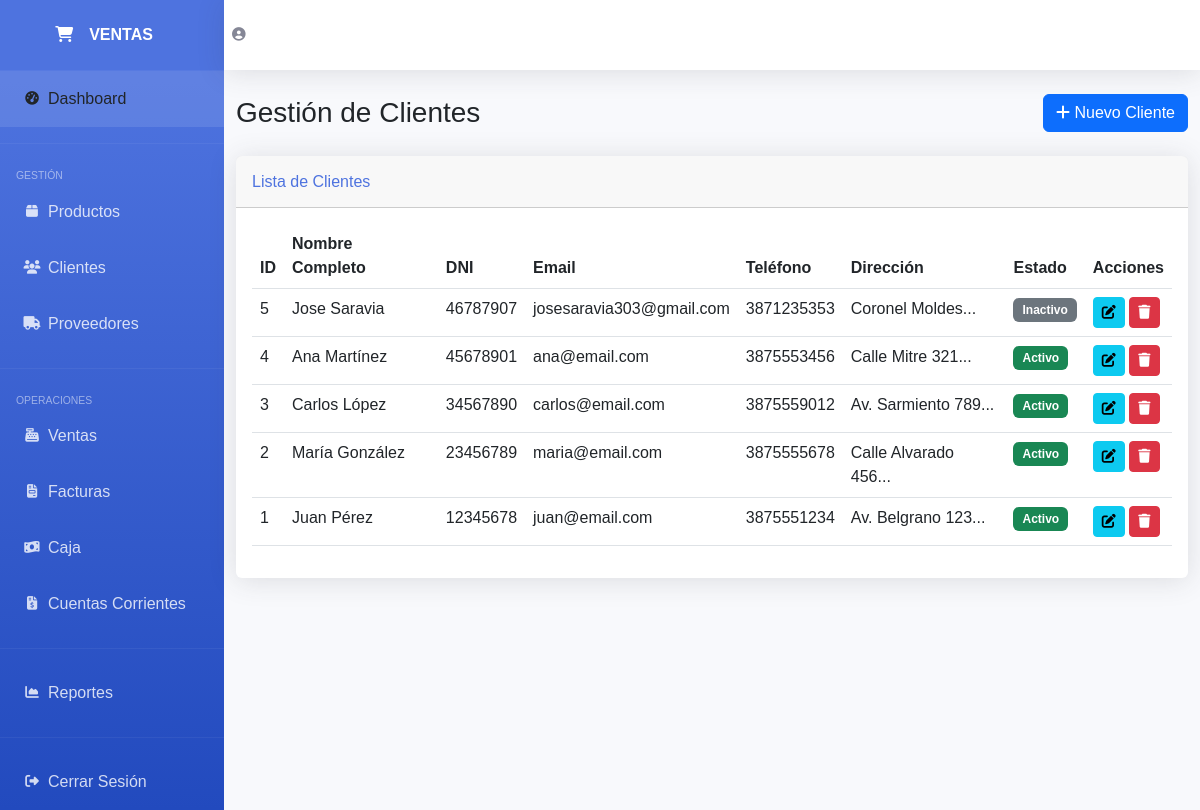
The page /clientes.php on the database its author committed.
### tables this page shows
CREATE TABLE `clientes` (
  `id` int(11) NOT NULL,
  `nombre` varchar(100) NOT NULL,
  `apellido` varchar(100) NOT NULL,
  `email` varchar(100) DEFAULT NULL,
  `telefono` varchar(20) DEFAULT NULL,
  `direccion` text DEFAULT NULL,
  `dni` varchar(20) DEFAULT NULL,
  `estado` tinyint(1) DEFAULT 1,
  `fecha_creacion` timestamp NOT NULL DEFAULT current_timestamp()
);

### clientes.php (the view, shortened to what this page needs)
<?php
require_once 'config.php';
$sql_clientes = "SELECT * FROM clientes ORDER BY id DESC";
$result_clientes = $conn->query($sql_clientes);
?>
<!DOCTYPE html>
<html lang="es">
<head>
    <link href="https://cdnjs.cloudflare.com/ajax/libs/bootstrap/5.3.0/css/bootstrap.min.css" rel="stylesheet">
    <link href="https://cdnjs.cloudflare.com/ajax/libs/font-awesome/6.4.0/css/all.min.css" rel="stylesheet">
</head>
<body>
    <div id="wrapper">
        <ul class="navbar-nav" id="sidebar-wrapper">
            <a class="sidebar-brand" href="index.php">
                <div class="sidebar-brand-icon"><i class="fas fa-shopping-cart"></i></div>
                <div class="sidebar-brand-text mx-3">VENTAS</div>
            </a>
            <hr class="sidebar-divider my-0" style="border-color: rgba(255,255,255,.2)">
            <li class="nav-item">
                <a class="nav-link active" href="index.php">
                    <i class="fas fa-fw fa-tachometer-alt"></i><span>Dashboard</span>
                </a>
            </li>
            <hr class="sidebar-divider" style="border-color: rgba(255,255,255,.2)">
            <div class="sidebar-heading" style="color: rgba(255,255,255,.5); padding: 0 1rem; font-size: 0.65rem; text-transform: uppercase; margin-top: 0.5rem;">Gestión</div>
            <li class="nav-item">
                <a class="nav-link" href="productos.php">
                    <i class="fas fa-fw fa-box"></i><span>Productos</span>
                </a>
            </li>
            <li class="nav-item">
                <a class="nav-link" href="clientes.php">
                    <i class="fas fa-fw fa-users"></i><span>Clientes</span>
                </a>
            </li>
            <li class="nav-item">
                <a class="nav-link" href="proveedores.php">
                    <i class="fas fa-fw fa-truck"></i><span>Proveedores</span>
                </a>
            </li>
            <hr class="sidebar-divider" style="border-color: rgba(255,255,255,.2)">
            <div class="sidebar-heading" style="color: rgba(255,255,255,.5); padding: 0 1rem; font-size: 0.65rem; text-transform: uppercase; margin-top: 0.5rem;">Operaciones</div>
            <li class="nav-item">
                <a class="nav-link" href="ventas.php">
                    <i class="fas fa-fw fa-cash-register"></i><span>Ventas</span>
                </a>
            </li>
            <li class="nav-item">
                <a class="nav-link" href="facturas.php">
                    <i class="fas fa-fw fa-file-invoice"></i><span>Facturas</span>
                </a>
            </li>
            <li class="nav-item">
                <a class="nav-link" href="caja.php">
                    <i class="fas fa-fw fa-money-bill-wave"></i><span>Caja</span>
                </a>
            </li>
            <li class="nav-item">
                <a class="nav-link" href="cuentas_corrientes.php">
                    <i class="fas fa-fw fa-file-invoice-dollar"></i><span>Cuentas Corrientes</span>
                </a>
            </li>
            <hr class="sidebar-divider" style="border-color: rgba(255,255,255,.2)">
            <li class="nav-item">
                <a class="nav-link" href="reportes.php">
                    <i class="fas fa-fw fa-chart-area"></i><span>Reportes</span>
                </a>
            </li>
            <hr class="sidebar-divider" style="border-color: rgba(255,255,255,.2)">
            <li class="nav-item">
                <a class="nav-link" href="cerrar_sesion.php">
                    <i class="fas fa-fw fa-sign-out-alt"></i><span>Cerrar Sesión</span>
                </a>
            </li>
        </ul>
        <div id="content-wrapper">
            <nav class="navbar navbar-expand topbar mb-4 static-top">
                <ul class="navbar-nav ml-auto">
                    <li class="nav-item">
                        <a class="nav-link" href="#">
                            <i class="fas fa-user-circle fa-2x" style="color: #858796;"></i>
                        </a>
                    </li>
                </ul>
            </nav>
            <div class="container-fluid">
                <div class="d-sm-flex align-items-center justify-content-between mb-4">
                    <h1 class="h3 mb-0 text-gray-800">Gestión de Clientes</h1>
                    <button class="btn btn-primary" data-bs-toggle="modal" data-bs-target="#modalCliente">
                        <i class="fas fa-plus"></i> Nuevo Cliente
                    </button>
                </div>
                <div class="card">
                    <div class="card-header py-3">
                        <h6 class="m-0 font-weight-bold" style="color: var(--primary);">Lista de Clientes</h6>
                    </div>
                    <div class="card-body">
                        <div class="table-responsive">
                            <table class="table table-hover">
                                <thead>
                                    <tr>
                                        <th>ID</th>
                                        <th>Nombre Completo</th>
                                        <th>DNI</th>
                                        <th>Email</th>
                                        <th>Teléfono</th>
                                        <th>Dirección</th>
                                        <th>Estado</th>
                                        <th>Acciones</th>
                                    </tr>
                                </thead>
                                <tbody>
                                    <?php while($row = $result_clientes->fetch_assoc()): ?>
                                    <tr>
                                        <td><?php echo $row['id']; ?></td>
                                        <td><?php echo $row['nombre'] . ' ' . $row['apellido']; ?></td>
                                        <td><?php echo $row['dni']; ?></td>
                                        <td><?php echo $row['email']; ?></td>
                                        <td><?php echo $row['telefono']; ?></td>
                                        <td><?php echo substr($row['direccion'], 0, 30); ?>...</td>
                                        <td>
                                            <span class="badge <?php echo $row['estado'] ? 'bg-success' : 'bg-secondary'; ?>">
                                                <?php echo $row['estado'] ? 'Activo' : 'Inactivo'; ?>
                                            </span>
                                        </td>
                                        <td>
                                            <button class="btn btn-info btn-sm" onclick="editarCliente(<?php echo htmlspecialchars(json_encode($row)); ?>)">
                                                <i class="fas fa-edit"></i>
                                            </button>
                                            <button class="btn btn-danger btn-sm" onclick="eliminarCliente(<?php echo $row['id']; ?>)">
                                                <i class="fas fa-trash"></i>
                                            </button>
                                        </td>
                                    </tr>
                                    <?php endwhile; ?>
                                </tbody>
                            </table>
                        </div>
                    </div>
                </div>
            </div>
        </div>
    </div>
</body>
</html>

### clientes.php (style rules this page uses)
:root { --primary: #4e73df; --success: #1cc88a; --info: #36b9cc; --warning: #f6c23e; --danger: #e74a3b; }
body { font-family: 'Nunito', sans-serif; background-color: #f8f9fc; }
#wrapper { display: flex; }
#sidebar-wrapper { min-height: 100vh; width: 224px; background: linear-gradient(180deg, #4e73df 10%, #224abe 100%); }
.sidebar-brand { height: 4.375rem; text-decoration: none; font-size: 1rem; font-weight: 800; padding: 1.5rem 1rem; text-align: center; color: #fff; display: flex; align-items: center; justify-content: center; }
.nav-link { display: flex; align-items: center; padding: 1rem; color: rgba(255,255,255,.8); text-decoration: none; transition: all 0.3s; }
.nav-link:hover, .nav-link.active { color: #fff; background-color: rgba(255,255,255,.1); }
.nav-link i { width: 2rem; font-size: 0.85rem; }
#content-wrapper { flex: 1; display: flex; flex-direction: column; }
.topbar { height: 4.375rem; background-color: #fff; box-shadow: 0 0.15rem 1.75rem 0 rgba(58, 59, 69, 0.15); }
.card { border: none; box-shadow: 0 0.15rem 1.75rem 0 rgba(58, 59, 69, 0.15); margin-bottom: 1.5rem; }
.table-responsive { max-height: 600px; overflow-y: auto; }
.btn-sm { padding: 0.25rem 0.5rem; font-size: 0.875rem; }
.badge { padding: 0.5em 0.75em; }

### rows shown on the page
clientes: id "5", nombre "Jose", apellido "Saravia", dni "46787907", email "josesaravia303@gmail.com", telefono "3871235353", direccion "Coronel Moldes", estado "Inactivo"
clientes: id "4", nombre "Ana", apellido "Martínez", dni "45678901", email "ana@email.com", telefono "3875553456", direccion "Calle Mitre 321", estado "Activo"
clientes: id "3", nombre "Carlos", apellido "López", dni "34567890", email "carlos@email.com", telefono "3875559012", direccion "Av. Sarmiento 789", estado "Activo"
clientes: id "2", nombre "María", apellido "González", dni "23456789", email "maria@email.com", telefono "3875555678", direccion "Calle Alvarado 456", estado "Activo"
clientes: id "1", nombre "Juan", apellido "Pérez", dni "12345678", email "juan@email.com", telefono "3875551234", direccion "Av. Belgrano 123", estado "Activo"
